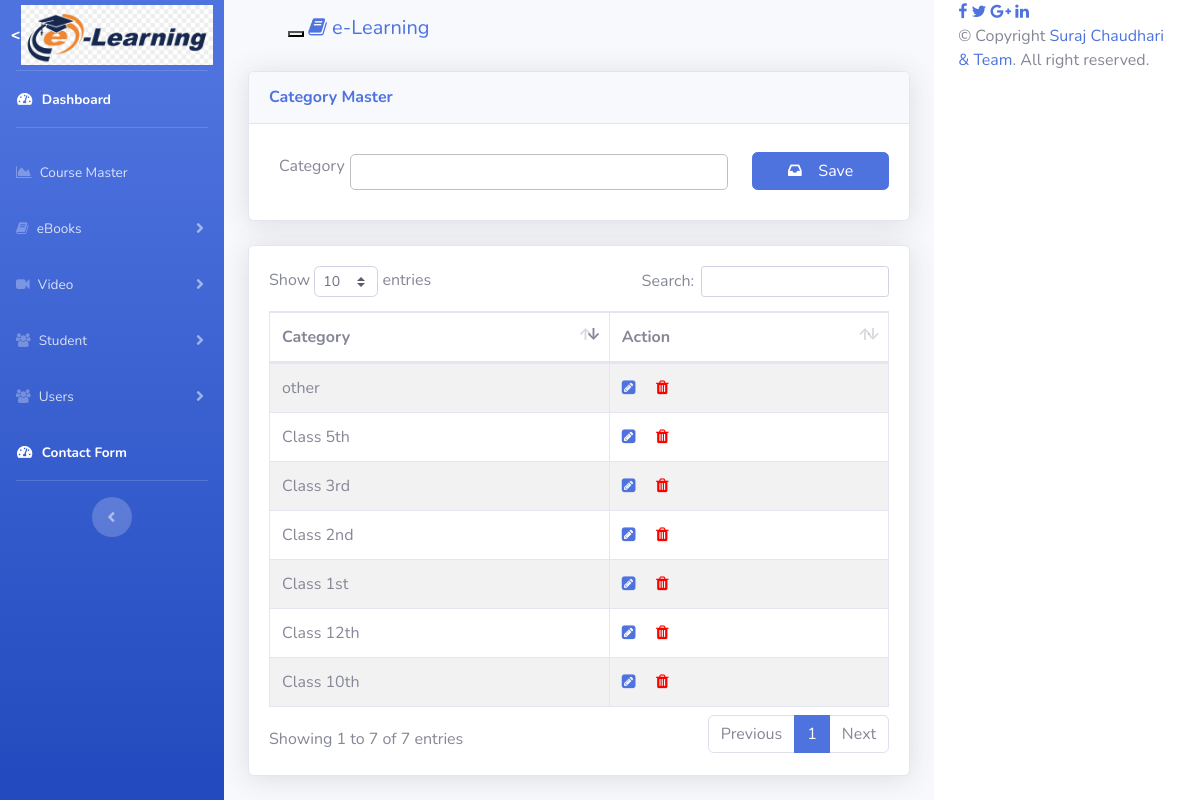
The app's page /admin/pages/category.php (signed in) with its own data.
### tables this page shows
CREATE TABLE `item_category` (
  `sno` int(11) NOT NULL,
  `category` varchar(50) NOT NULL,
  `company` varchar(50) NOT NULL
);

### admin/pages/category.php (the view, shortened to what this page needs)
<?php
include("config/database.php");
$company = '';
$ename = '';
if($_SESSION["Company"])
    $company = $_SESSION["Company"];
        ?>
        <?php
$leads = array();
$i_sqlddd = "SELECT * FROM item_category where company = '".$company."'";
    $i_resultdd = $conn->query($i_sqlddd);
    while($row = $i_resultdd->fetch_assoc()) {
        array_push($leads,$row);
    }
?>
<!DOCTYPE html>
<html lang="en">
<head>
    <link href="vendor/fontawesome-free/css/all.min.css" rel="stylesheet" type="text/css">
    <link rel="stylesheet" href="https://cdnjs.cloudflare.com/ajax/libs/font-awesome/4.7.0/css/font-awesome.min.css">
 <link href="vendor/datatables/dataTables.bootstrap4.min.css" rel="stylesheet">
    <link href="css/sb-admin-2.min.css" rel="stylesheet">
</head>
<body id="page-top">
    <div id="wrapper">
        <?php include('common/sidebar.php'); ?>
        <div id="content-wrapper" class="d-flex flex-column">
            <div id="content">
                    <?php include("common/menu.php"); ?>
                <div class="container-fluid">
                    <div class="row">
<form action="" method="POST" style="width:100%">
                        <div class="col-xl-12 col-lg-12">
                            <div class="card shadow mb-4">
                                <div
                                    class="card-header py-3 d-flex flex-row align-items-center justify-content-between">
                                    <h6 class="m-0 font-weight-bold text-primary">Category Master</h6>
                                </div>
                                <div class="card-body">
                                    <div class="row">
                                        <div class="col-xl-9 col-lg-10">
                                            <div class="row">
                                                <div class="col-xl-2 col-lg-2">
                                                    <label for="usr" class="input-lead">Category</label>
                                                </div>
                                                <div class="col-xl-10 col-lg-10">
                                                    <input list="iname" class="input-box" name="ename" id="ename" value="<?php echo $ename; ?>">
                                                </div>
                                            </div>
                                        </div>
                                        <div class="col-xl-3 col-lg-2">
                                            <div class="row" style="padding: 8px 0px">
                                                <div class="col-xl-12 col-lg-12">
                                                    <?php
                                                    if(!$ename)
                                                    {
                                                        ?>
                                                        <button type="submit" style="width:100%" name="submit" class="btn btn-primary"><i class="fa fa-inbox"></i> &nbsp;&nbsp;&nbsp;Save</button>
                                                        <?php
                                                    } else{
                                                        ?>
                                                        <button type="submit" style="width:100%" name="update" class="btn btn-primary"><i class="fa fa-inbox"></i> &nbsp;&nbsp;&nbsp;Update</button>
                                                        <?php
                                                    }
                                                    ?>
                                                </div>
                                            </div>
                                        </div>
                                    </div>
                                </div>
                            </div>
                            <div class="card shadow mb-4">
                                <div class="card-body">
                                    <table id="example" class="table table-striped table-bordered" style="width:100%">
        <thead>
            <tr>
                <th>Category </th>
                <th>Action</th>
            </tr>
        </thead>
        <tbody>
            <?php
              foreach($leads as $lead)
              {
                  ?>
                  <tr>
                    <td> <?php echo $lead['category']; ?></td>
                    <td>
                        <a href="category.php?type=edit&&id=<?php echo $lead['sno']; ?>"><i class="fa fa-pencil-square"></i></a> &nbsp;&nbsp;&nbsp;
                        <a href="category.php?type=delete&&id=<?php echo $lead['sno']; ?>" style="color: red"><i class="fa fa-trash"></i></a>
                    </td>
                </tr>
                  <?php
              }
             ?>
        </tbody>
    </table>
                                    </div>
                                    </div>
                        </div>
                        </form>
                    </div>
                </div>
            <?php
            include("common/footer.php")
            ?>
</body>
</html>

### admin/pages/category.php (style rules this page uses)
.input-box { margin: 10px 0px; padding: 5px; width: 100%; border:1px solid silver; border-radius: 5px; }
.input-lead { margin: 10px; }

### records on screen
item_category: category "Class 1st"
item_category: category "Class 2nd"
item_category: category "Class 3rd"
item_category: category "Class 10th"
item_category: category "Class 5th"
item_category: category "Class 12th"
item_category: category "other"
